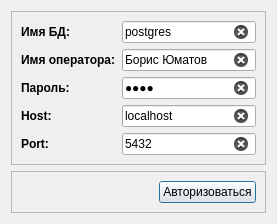
<?xml version="1.0" encoding="UTF-8"?>
<ui version="4.0">
 <class>ConnectionDialog</class>
 <widget class="QDialog" name="ConnectionDialog">
  <property name="windowModality">
   <enum>Qt::WindowModal</enum>
  </property>
  <property name="geometry">
   <rect>
    <x>0</x>
    <y>0</y>
    <width>265</width>
    <height>211</height>
   </rect>
  </property>
  <property name="windowTitle">
   <string>Авторизация оператора</string>
  </property>
  <property name="windowIcon">
   <iconset resource="sources.qrc">
    <normaloff>:/sources/1484255135_network-wired.png</normaloff>:/sources/1484255135_network-wired.png</iconset>
  </property>
  <property name="modal">
   <bool>true</bool>
  </property>
  <layout class="QGridLayout" name="gridLayout">
   <property name="sizeConstraint">
    <enum>QLayout::SetFixedSize</enum>
   </property>
   <item row="0" column="0" colspan="3">
    <widget class="QFrame" name="frame">
     <property name="frameShape">
      <enum>QFrame::StyledPanel</enum>
     </property>
     <property name="frameShadow">
      <enum>QFrame::Raised</enum>
     </property>
     <layout class="QGridLayout" name="gridLayout_2">
      <property name="sizeConstraint">
       <enum>QLayout::SetFixedSize</enum>
      </property>
      <item row="1" column="0">
       <widget class="QLabel" name="label_2">
        <property name="font">
         <font>
          <weight>75</weight>
          <bold>true</bold>
         </font>
        </property>
        <property name="text">
         <string>Имя оператора:</string>
        </property>
       </widget>
      </item>
      <item row="0" column="0">
       <widget class="QLabel" name="label">
        <property name="font">
         <font>
          <weight>75</weight>
          <bold>true</bold>
         </font>
        </property>
        <property name="text">
         <string>Имя БД:</string>
        </property>
       </widget>
      </item>
      <item row="1" column="1">
       <widget class="QLineEdit" name="userNamelineEdit">
        <property name="sizePolicy">
         <sizepolicy hsizetype="Preferred" vsizetype="Fixed">
          <horstretch>0</horstretch>
          <verstretch>0</verstretch>
         </sizepolicy>
        </property>
        <property name="text">
         <string>Борис Юматов</string>
        </property>
        <property name="clearButtonEnabled">
         <bool>true</bool>
        </property>
       </widget>
      </item>
      <item row="2" column="0">
       <widget class="QLabel" name="label_3">
        <property name="font">
         <font>
          <weight>75</weight>
          <bold>true</bold>
         </font>
        </property>
        <property name="text">
         <string>Пароль:</string>
        </property>
       </widget>
      </item>
      <item row="2" column="1">
       <widget class="QLineEdit" name="passwdlineEdit">
        <property name="sizePolicy">
         <sizepolicy hsizetype="Preferred" vsizetype="Fixed">
          <horstretch>0</horstretch>
          <verstretch>0</verstretch>
         </sizepolicy>
        </property>
        <property name="text">
         <string>1234</string>
        </property>
        <property name="echoMode">
         <enum>QLineEdit::Password</enum>
        </property>
        <property name="clearButtonEnabled">
         <bool>true</bool>
        </property>
       </widget>
      </item>
      <item row="4" column="1">
       <widget class="QLineEdit" name="portlineEdit">
        <property name="sizePolicy">
         <sizepolicy hsizetype="Preferred" vsizetype="Fixed">
          <horstretch>0</horstretch>
          <verstretch>0</verstretch>
         </sizepolicy>
        </property>
        <property name="text">
         <string>5432</string>
        </property>
        <property name="clearButtonEnabled">
         <bool>true</bool>
        </property>
       </widget>
      </item>
      <item row="3" column="0">
       <widget class="QLabel" name="label_4">
        <property name="font">
         <font>
          <weight>75</weight>
          <bold>true</bold>
         </font>
        </property>
        <property name="text">
         <string>Host:</string>
        </property>
       </widget>
      </item>
      <item row="4" column="0">
       <widget class="QLabel" name="label_5">
        <property name="font">
         <font>
          <weight>75</weight>
          <bold>true</bold>
         </font>
        </property>
        <property name="text">
         <string>Port:</string>
        </property>
       </widget>
      </item>
      <item row="3" column="1">
       <widget class="QLineEdit" name="hostlineEdit">
        <property name="sizePolicy">
         <sizepolicy hsizetype="Preferred" vsizetype="Fixed">
          <horstretch>0</horstretch>
          <verstretch>0</verstretch>
         </sizepolicy>
        </property>
        <property name="text">
         <string>localhost</string>
        </property>
        <property name="clearButtonEnabled">
         <bool>true</bool>
        </property>
       </widget>
      </item>
      <item row="0" column="1">
       <widget class="QLineEdit" name="dbNamelineEdit">
        <property name="sizePolicy">
         <sizepolicy hsizetype="Preferred" vsizetype="Fixed">
          <horstretch>0</horstretch>
          <verstretch>0</verstretch>
         </sizepolicy>
        </property>
        <property name="text">
         <string>postgres</string>
        </property>
        <property name="clearButtonEnabled">
         <bool>true</bool>
        </property>
       </widget>
      </item>
     </layout>
    </widget>
   </item>
   <item row="1" column="0" colspan="3">
    <widget class="QFrame" name="frame_2">
     <property name="frameShape">
      <enum>QFrame::StyledPanel</enum>
     </property>
     <property name="frameShadow">
      <enum>QFrame::Raised</enum>
     </property>
     <layout class="QGridLayout" name="gridLayout_3">
      <item row="0" column="0" alignment="Qt::AlignRight">
       <widget class="QPushButton" name="connectionButton">
        <property name="sizePolicy">
         <sizepolicy hsizetype="Preferred" vsizetype="Fixed">
          <horstretch>0</horstretch>
          <verstretch>0</verstretch>
         </sizepolicy>
        </property>
        <property name="text">
         <string>Авторизоваться</string>
        </property>
        <property name="default">
         <bool>false</bool>
        </property>
        <property name="flat">
         <bool>false</bool>
        </property>
       </widget>
      </item>
     </layout>
    </widget>
   </item>
  </layout>
 </widget>
 <tabstops>
  <tabstop>dbNamelineEdit</tabstop>
  <tabstop>userNamelineEdit</tabstop>
  <tabstop>passwdlineEdit</tabstop>
  <tabstop>hostlineEdit</tabstop>
  <tabstop>portlineEdit</tabstop>
 </tabstops>
 <resources>
  <include location="sources.qrc"/>
 </resources>
 <connections/>
</ui>
